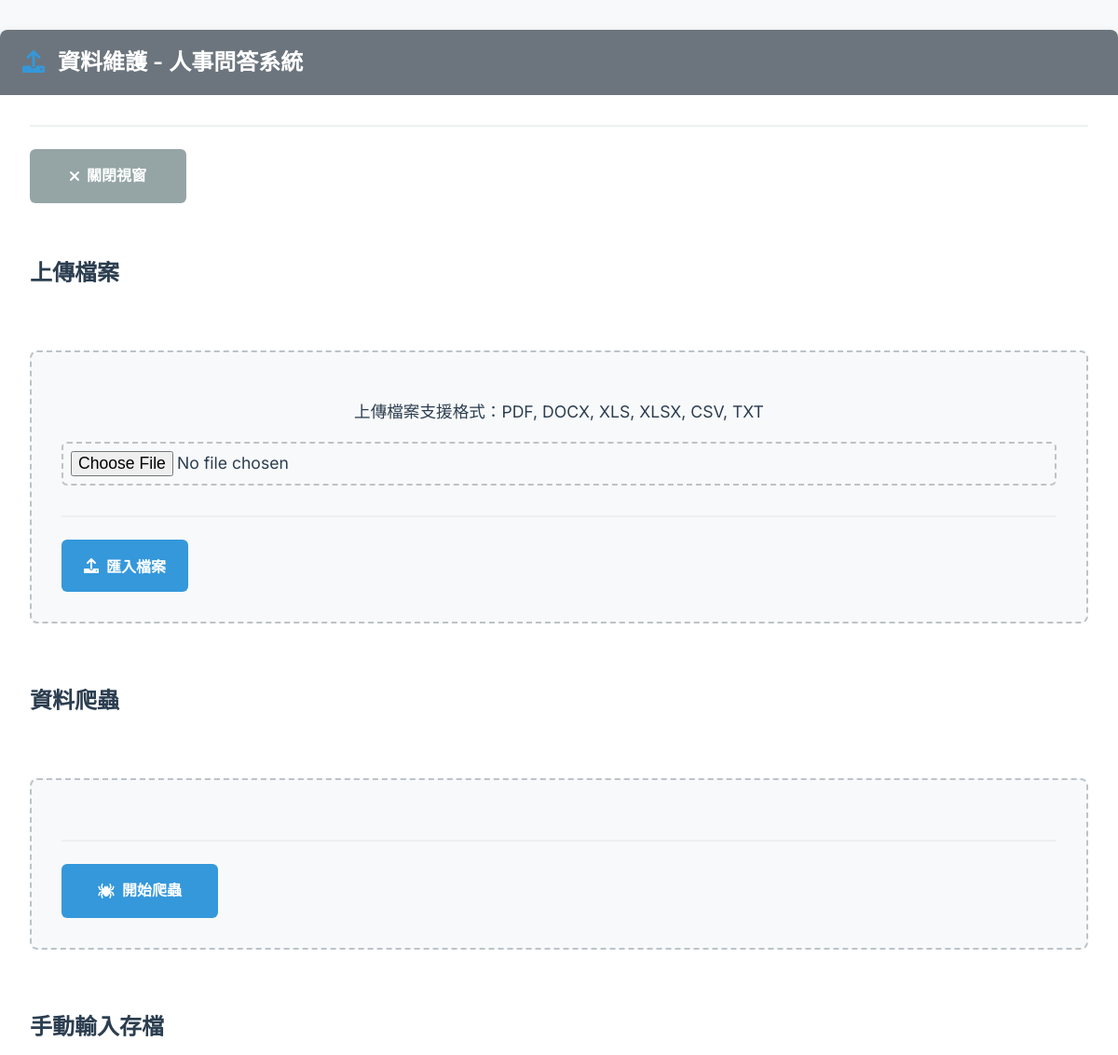
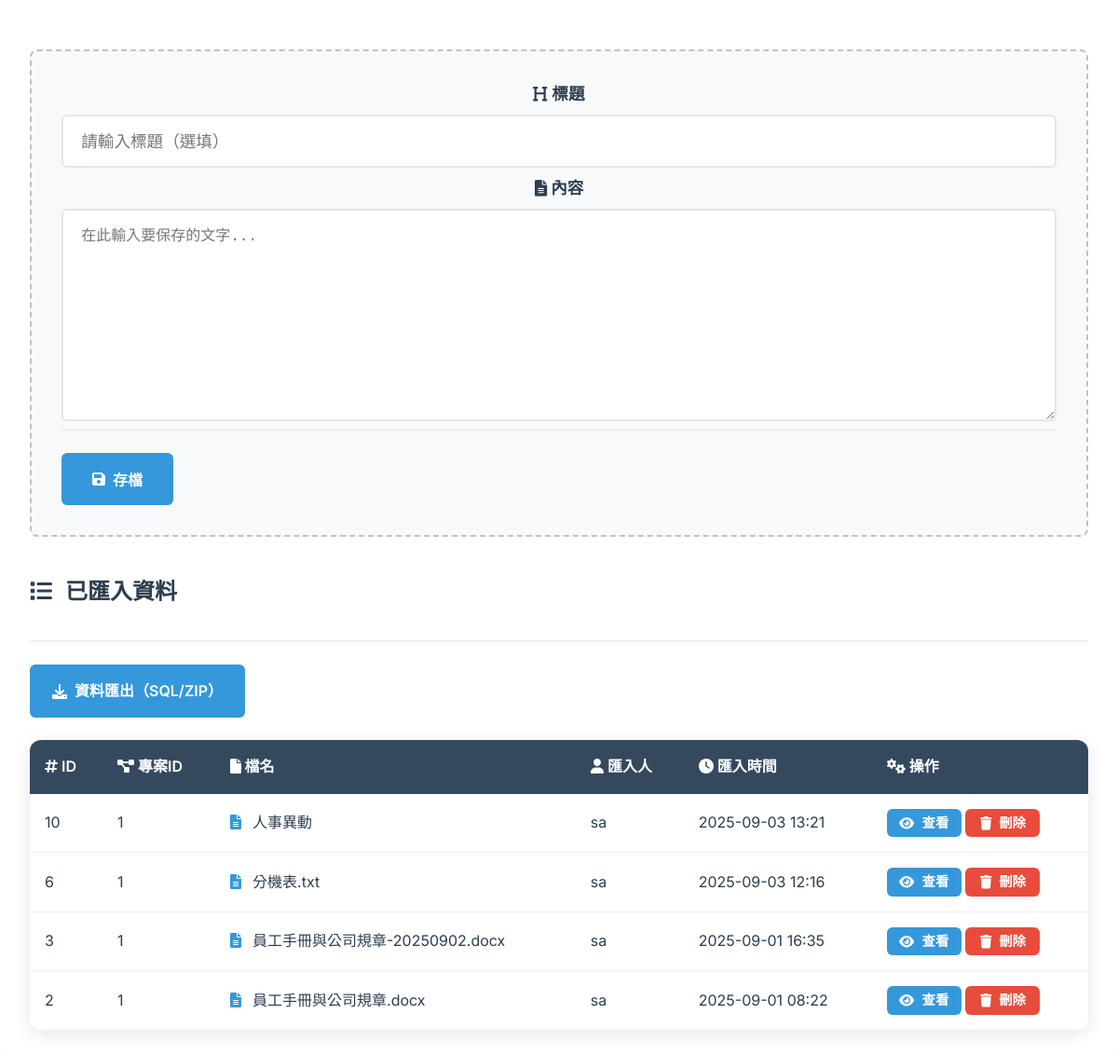
Screenshot of /project/edit/1/import/ (signed in) with the database file from the repository (2 pictures, top to bottom).
### projects/models.py (models this page shows, shortened)
class LLMProject(models.Model):
    project_code = models.CharField("專案代碼",max_length=20, unique=True, null=True, blank=True)
    name = models.CharField("專案名稱", max_length=100)
    description = models.TextField("說明",blank=True, null=True)
    llm_model = models.CharField(
        "LLM 模型",
        max_length=50,
        choices=[
            ("gemini", "Gemini"),
            ("gpt-5", "GPT‑5"),
            ("gpt-4o", "GPT‑4o"),
            ("local", "Llama"),
        ],
    )
    embedding_engine = models.CharField(
        "向量化引擎",
        max_length=50,
        choices=[
            ("text-embedding-3-large", "OpenAI text-embedding-3-large"),
            ("bge-large", "BGE Large"),
            ("cohere-v3", "Cohere embed-english-v3"),
        ],
        null=True,
        blank=True,
    )
    role_prompt = models.TextField("角色指令定義", blank=True)
    response_template = models.TextField("回應模板配置", blank=True)
    example_prompts = models.TextField("範例提示詞（每行一個）", blank=True)
    created_at = models.DateTimeField(auto_now_add=True)

class ProjectDocument(models.Model):
    project = models.ForeignKey('LLMProject', on_delete=models.CASCADE, related_name='documents')
    filename = models.CharField(max_length=512)
    uploaded_file = models.FileField(upload_to='project_imports/%Y/%m/%d', blank=True, null=True)
    content = models.TextField(blank=True, null=True)
    embedding = models.JSONField(blank=True, null=True) # 存向量 (list) 或 metadata
    imported_by = models.ForeignKey(settings.AUTH_USER_MODEL, on_delete=models.SET_NULL, null=True, blank=True)
    imported_at = models.DateTimeField(auto_now_add=True)

### projects/views.py (the view, shortened to what this page needs)
# urls.py: path('edit/<int:pk>/import/', views.project_import, name='project_import'),
@login_required
def project_import(request, pk):
    project = get_object_or_404(LLMProject, pk=pk)
    documents = project.documents.all().order_by('-imported_at')
    return render(request, 'projects/project_import.html', {
        'project': project,
        'documents': documents,
    })

### templates/projects/project_import.html (shortened to what this page needs)
{% load static %}
<!DOCTYPE html>
<html lang="zh-Hant">
<head>
    <link rel="stylesheet" href="{% static 'css/projects.css' %}">
</head>
<body>
    <div class="container">
        <h2>
            <i class="fas fa-upload" style="color: #3498db; margin-right: 0.5rem;"></i>
            資料維護 - {{ project.name }}
        </h2>
        <div class="actions">
            <a class="btn btn-secondary" href="#" onclick="closeWindow();return false;">
                <i class="fas fa-times"></i>
                關閉視窗
            </a>
        </div>
        <form method="post" enctype="multipart/form-data">
            <h3>上傳檔案</h3>
            <div class="upload-area">
                <p>上傳檔案支援格式：PDF, DOCX, XLS, XLSX, CSV, TXT</p>
                <input type="file" name="file" accept=".pdf,.docx,.xls,.xlsx,.csv,.txt" />
                <div class="actions">
                    <button class="btn btn-primary" type="submit">
                    <i class="fas fa-upload"></i>
                    匯入檔案
                </button>
                </div>
            </div>
            <h3>資料爬蟲</h3>
            <div class="upload-area">
                <div class="actions">
                    <a class="btn btn-primary" href="{% url 'project_crawl' pk=project.pk %}">
                        <i class="fas fa-spider"></i>
                        開始爬蟲
                    </a>
                </div>
            </div>
            <h3>手動輸入存檔</h3>
            <div class="upload-area">
                <div class="form-group">
                    <label for="manual_title"><i class="fas fa-heading"></i> 標題</label>
                    <input type="text" name="manual_title" placeholder="請輸入標題（選填）" />
                </div>
                <div class="form-group" style="margin-top:0.5rem;">
                    <label for="manual_content"><i class="fas fa-file-alt"></i> 內容</label>
                    <textarea name="manual_content" rows="8" placeholder="在此輸入要保存的文字..."></textarea>
                </div>
                <div class="actions" style="margin-top:0.5rem;">
                    <button class="btn btn-primary" type="submit" name="action" value="manual_save">
                        <i class="fas fa-save"></i>
                        存檔
                    </button>
                </div>
            </div>
        </form>
        <h3>
            <i class="fas fa-list" style="color: #2c3e50; margin-right: 0.5rem;"></i>
            已匯入資料
        </h3>
        <div class="actions" style="margin-bottom: 1rem;">
            <a class="btn btn-primary" href="{% url 'project_export_sql' pk=project.pk %}">
                <i class="fas fa-download"></i>
                資料匯出（SQL/ZIP）
            </a>
        </div>
        {% if documents %}
            <table>
                <thead>
                    <tr>
                        <th><i class="fas fa-hashtag"></i> ID</th>
                        <th><i class="fas fa-project-diagram"></i> 專案ID</th>
                        <th><i class="fas fa-file"></i> 檔名</th>
                        <th><i class="fas fa-user"></i> 匯入人</th>
                        <th><i class="fas fa-clock"></i> 匯入時間</th>
                        <th><i class="fas fa-cogs"></i> 操作</th>
                    </tr>
                </thead>
                <tbody>
                    {% for d in documents %}
                    <tr>
                        <td>{{ d.id }}</td>
                        <td>{{ d.project.id }}</td>
                        <td>
                            <i class="fas fa-file-alt" style="color: #3498db; margin-right: 0.5rem;"></i>
                            {{ d.filename }}
                        </td>
                        <td>{{ d.imported_by }}</td>
                        <td>{{ d.imported_at|date:"Y-m-d H:i" }}</td>
                        <td>
                            <a class="btn btn-primary btn-fixed" href="{% url 'project_import_detail' pk=project.pk doc_pk=d.pk %}">
                                <i class="fas fa-eye"></i>
                                查看
                            </a>
                            <form action="{% url 'project_import_delete' pk=project.pk doc_pk=d.pk %}" method="post" style="display:inline">
                                <button type="submit" class="btn btn-danger btn-fixed" onclick="return confirm('確定要刪除這個檔案嗎？')">
                                    <i class="fas fa-trash"></i>
                                    刪除
                                </button>
                            </form>
                        </td>
                    </tr>
                    {% endfor %}
                </tbody>
            </table>
        {% else %}
            <div class="empty">
                <i class="fas fa-inbox" style="font-size: 3rem; color: #bdc3c7; margin-bottom: 1rem;"></i>
                <h3>尚未匯入任何檔案</h3>
                <p>請使用上方的表單上傳您的第一個檔案</p>
            </div>
        {% endif %}
    </div>
</body>
</html>

### static/css/projects.css (style rules this page uses)
body { font-family: 'Inter', -apple-system, BlinkMacSystemFont, 'Segoe UI', Roboto, sans-serif; background: #f8f9fa; margin: 0; padding: 0; min-height: 100vh; color: #2c3e50; line-height: 1.6; font-size: 16px; }
.btn-fixed { width: 120px; padding: 2rem; }
.container { max-width: 1200px; margin: 0 auto; padding: 2rem; background: white; border-radius: 8px; box-shadow: 0 2px 8px rgba(0, 0, 0, 0.1); margin-top: 2rem; margin-bottom: 2rem; }
h1, h2, h3 { color: #2c3e50; margin-bottom: 1.5rem; font-weight: 600; }
h2 { font-size: 2rem; color: #34495e; }
h3 { font-size: 1.5rem; color: #2c3e50; }
form { display: grid; gap: 1.5rem; margin-top: 2rem; }
.form-group { display: flex; flex-direction: column; gap: 0.5rem; }
label { font-weight: 600; color: #2c3e50; font-size: 1.1rem; }
input, textarea, select { width: 100%; padding: 1rem 1.2rem; border: 2px solid #e1e8ed; border-radius: 6px; font-size: 1.1rem; font-family: inherit; transition: border-color 0.2s ease; background: #fff; box-sizing: border-box; }
textarea { min-height: 120px; resize: vertical; font-family: 'Monaco', 'Menlo', 'Ubuntu Mono', monospace; font-size: 1rem; line-height: 1.5; }
input[type="file"] { padding: 0.5rem; border: 2px dashed #bdc3c7; background: #f8f9fa; cursor: pointer; }
.btn { display: inline-flex; align-items: center; justify-content: center; gap: 0.5rem; padding: 1rem 1.5rem; border: none; border-radius: 6px; font-size: 1rem; font-weight: 600; text-decoration: none; cursor: pointer; transition: background-color 0.2s ease; min-width: 120px; }
.btn-primary { background: #3498db; color: white; }
.btn-secondary { background: #95a5a6; color: white; }
.btn-danger { background: #e74c3c; color: white; }
.actions { display: flex; gap: 1rem; margin-top: 2rem; padding-top: 1.5rem; border-top: 2px solid #ecf0f1; }
table { width: 100%; border-collapse: collapse; margin-top: 1.5rem; background: white; border-radius: 12px; overflow: hidden; box-shadow: 0 4px 20px rgba(0, 0, 0, 0.1); }
th { background: #34495e; color: white; padding: 1rem; text-align: left; font-weight: 600; font-size: 1rem; }
td { padding: 1rem; border-bottom: 1px solid #ecf0f1; vertical-align: middle; font-size: 1rem; }
tr:last-child td { border-bottom: none; }
.upload-area { border: 2px dashed #bdc3c7; border-radius: 8px; padding: 2rem; text-align: center; background: #f8f9fa; transition: border-color 0.2s ease; margin: 1rem 0; font-size: 1.1rem; }
.btn-fixed { width: 80px !important; min-width: 80px !important; max-width: 80px !important; padding: 0.5rem 0.25rem !important; font-size: 0.9rem !important; box-sizing: border-box !important; display: inline-flex !important; align-items: center !important; justify-content: center !important; text-align: center !important; line-height: 1 !important; height: auto !important; }

### templates/projects/project_import.html (style rules this page uses)
h2 { background: #6c757d; color: white; padding: 1rem 1.5rem; margin: -2rem -2rem 2rem -2rem; border-radius: 8px 8px 0 0; font-size: 1.5rem; font-weight: 600; }

### rows the page displays
LLMProject: name "人事問答系統"
ProjectDocument: id "10", project.id "1", filename "人事異動", imported_by "sa", imported_at "2025-09-03 13:21"
ProjectDocument: id "6", project.id "1", filename "分機表.txt", imported_by "sa", imported_at "2025-09-03 12:16"
ProjectDocument: id "3", project.id "1", filename "員工手冊與公司規章-20250902.docx", imported_by "sa", imported_at "2025-09-01 16:35"
ProjectDocument: id "2", project.id "1", filename "員工手冊與公司規章.docx", imported_by "sa", imported_at "2025-09-01 08:22"
